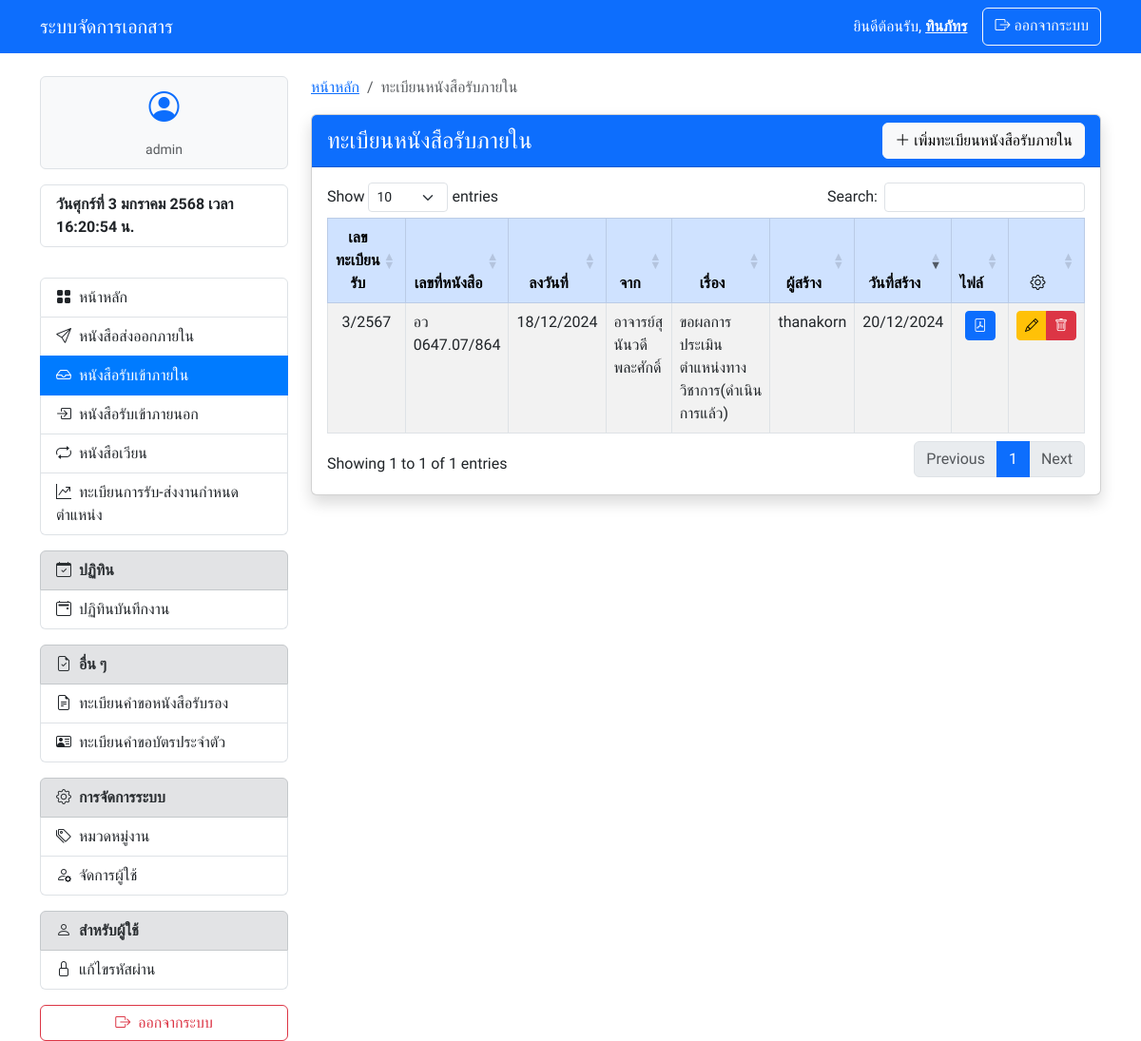
The page /internal_in/index.php (signed in) on the database as committed earlier.
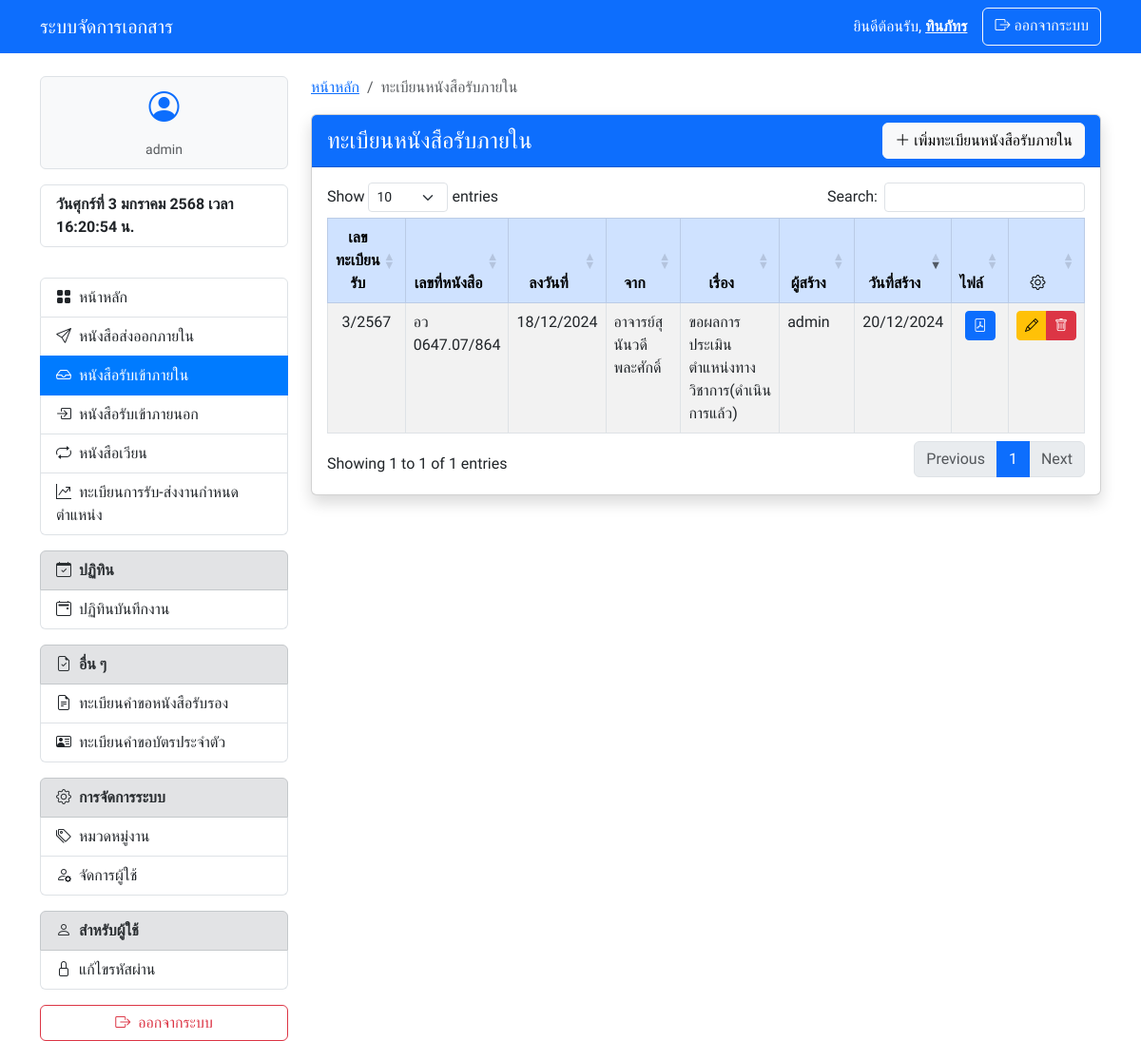
The same page on the database as committed later.
### tables this page shows
CREATE TABLE `edms_internal_in_documents` (
  `document_id` int(11) NOT NULL,
  `document_number` varchar(20) NOT NULL,
  `document_year` year(4) NOT NULL,
  `document_reference_number` varchar(50) NOT NULL,
  `title` varchar(255) NOT NULL,
  `sender` varchar(255) NOT NULL,
  `receiver` varchar(255) DEFAULT NULL,
  `date_received` date NOT NULL,
  `attachment_path` varchar(255) DEFAULT NULL,
  `note` text DEFAULT NULL,
  `category_id` int(11) DEFAULT NULL,
  `created_by` int(11) NOT NULL,
  `created_at` timestamp NOT NULL DEFAULT current_timestamp(),
  `date_signed` date DEFAULT NULL
);

CREATE TABLE `edms_users` (
  `user_id` int(11) NOT NULL,
  `username` varchar(255) NOT NULL,
  `password` varchar(255) NOT NULL,
  `first_name` varchar(255) NOT NULL,
  `last_name` varchar(255) NOT NULL,
  `email` varchar(255) DEFAULT NULL,
  `role` enum('admin','user') NOT NULL,
  `created_at` timestamp NOT NULL DEFAULT current_timestamp()
);

### internal_in/index.php (the view, shortened to what the changed rows need)
<?php
require_once '../config.php';
$is_admin = isset($_SESSION['role']) && $_SESSION['role'] === 'admin';
try {
    $stmt = $pdo->prepare("
        SELECT d.*,
               u.username as created_by_name,
               c.category_name,
               DATE_FORMAT(d.date_signed, '%d/%m/%Y') as formatted_date_signed,
               DATE_FORMAT(d.date_received, '%d/%m/%Y') as formatted_date_received,
               DATE_FORMAT(d.created_at, '%d/%m/%Y') as formatted_created_at
        FROM edms_internal_in_documents d
        LEFT JOIN edms_users u ON d.created_by = u.user_id
        LEFT JOIN edms_work_categories c ON d.category_id = c.category_id
        ORDER BY d.created_at DESC
    ");
    $stmt->execute();
    $documents = $stmt->fetchAll(PDO::FETCH_ASSOC);
} catch (PDOException $e) {
    echo "เกิดข้อผิดพลาด: " . $e->getMessage();
    exit();
}
?>
<!DOCTYPE html>
<html lang="th">
<head>
    <?php require_once '../components/header.php'; ?>
    <link href="https://cdn.datatables.net/1.13.7/css/dataTables.bootstrap5.min.css" rel="stylesheet">
    <link href="https://cdn.datatables.net/buttons/2.4.2/css/buttons.bootstrap5.min.css" rel="stylesheet">
</head>
<body>
    <div class="container mt-4">
        <div class="row">
            <div class="col-md-9">
                <div class="card shadow">
                    <div class="card-body">
                        <div class="table-responsive">
                            <table id="documentsTable" class="table table-bordered table-striped table-hover">
                                <thead class="table-primary">
                                    <tr class="text-center">
                                        <th class="text-center" style="width: 10%">เลขทะเบียนรับ</th>
                                        <th class="text-center" style="width: 12%">เลขที่หนังสือ</th>
                                        <th class="text-center" style="width: 10%">ลงวันที่</th>
                                        <th class="text-center" style="width: 10%">จาก</th>
                                        <th class="text-center">เรื่อง</th>
                                        <th class="text-center" style="width: 10%">ผู้สร้าง</th>
                                        <th class="text-center" style="width: 10%">วันที่สร้าง</th>
                                        <th class="text-center" style="width: 5%">ไฟล์</th>
                                        <?php if ($is_admin): ?>
                                            <th class="text-center" style="width: 5%"><i class="bi bi-gear"></i></th>
                                        <?php endif; ?>
                                    </tr>
                                </thead>
                                <tbody>
                                    <?php foreach ($documents as $document): ?>
                                        <tr>
                                            <td class="text-center"><?php echo $document['document_number']; ?>/<?php echo $document['document_year'] + 543; ?></td>
                                            <td><?php echo htmlspecialchars($document['document_reference_number']); ?></td>
                                            <td class="text-center"><?php echo $document['formatted_date_signed']; ?></td>
                                            <td><?php echo htmlspecialchars($document['sender']); ?></td>
                                            <td><?php echo htmlspecialchars($document['title']); ?></td>
                                            <td><?php echo htmlspecialchars($document['created_by_name']); ?></td>
                                            <td class="text-center"><?php echo $document['formatted_created_at']; ?></td>
                                            <td class="text-center">
                                                <?php if ($document['attachment_path']): ?>
                                                    <a href="uploads/<?php echo date('Y', strtotime($document['created_at'])); ?>/<?php echo $document['attachment_path']; ?>"
                                                        class="btn btn-primary btn-sm"
                                                        target="_blank"
                                                        title="ดูไฟล์แนบ">
                                                        <i class="bi bi-file-pdf"></i>
                                                    </a>
                                                <?php endif; ?>
                                            </td>
                                            <?php if ($is_admin): ?>
                                                <td class="text-center">
                                                    <div class="btn-group" role="group">
                                                        <a href="edit.php?id=<?php echo $document['document_id']; ?>"
                                                            class="btn btn-warning btn-sm"
                                                            title="แก้ไข">
                                                            <i class="bi bi-pencil"></i>
                                                        </a>
                                                        <a href="delete.php?id=<?php echo $document['document_id']; ?>"
                                                            class="btn btn-danger btn-sm"
                                                            onclick="return confirm('คุณแน่ใจหรือไม่ว่าต้องการลบ?');"
                                                            title="ลบ">
                                                            <i class="bi bi-trash"></i>
                                                        </a>
                                                    </div>
                                                </td>
                                            <?php endif; ?>
                                        </tr>
                                    <?php endforeach; ?>
                                </tbody>
                            </table>
                        </div>
                    </div>
                </div>
            </div>
        </div>
    </div>
</body>
</html>

Rows that differ between the two databases and show on the page:
changed edms_internal_in_documents "อว 0647.07/864": created_by.username "thanakorn" → "admin"
